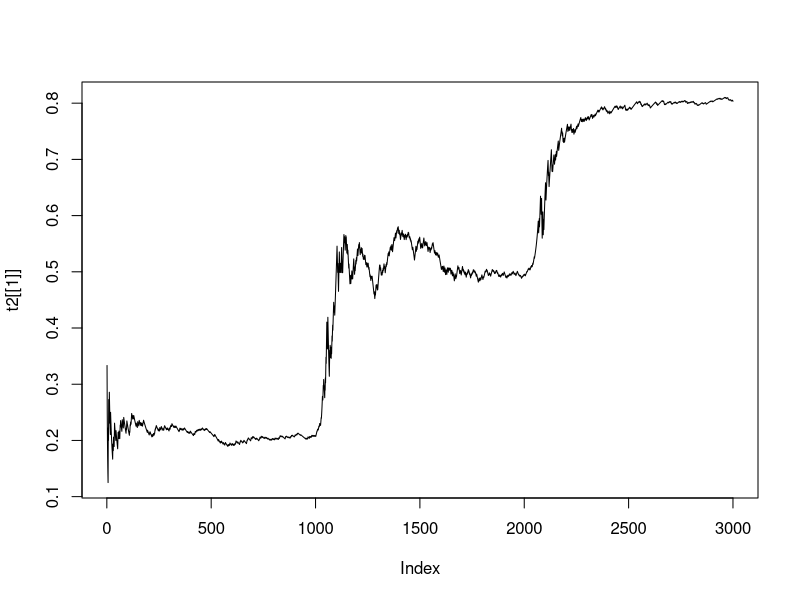
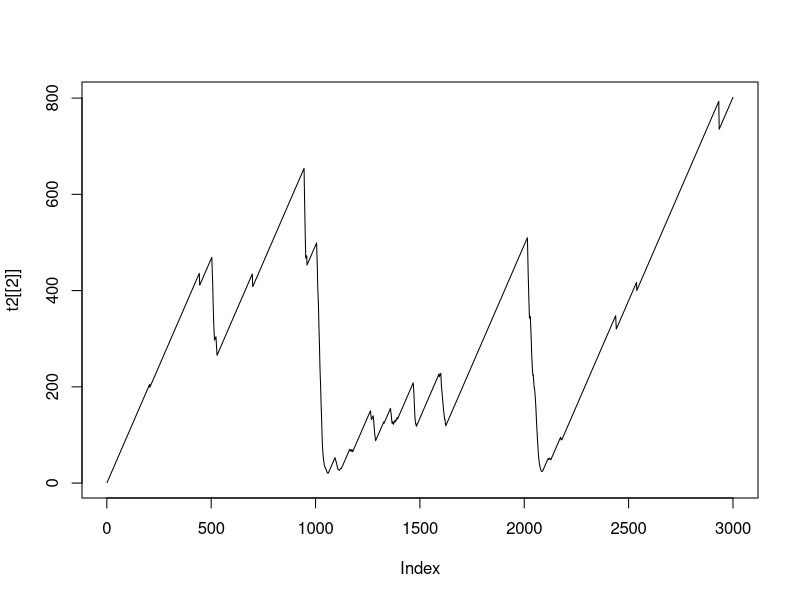
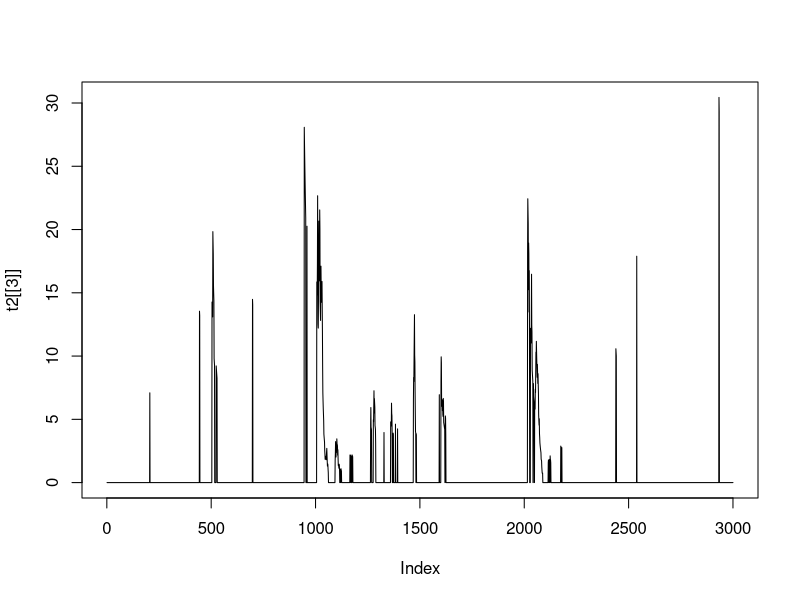
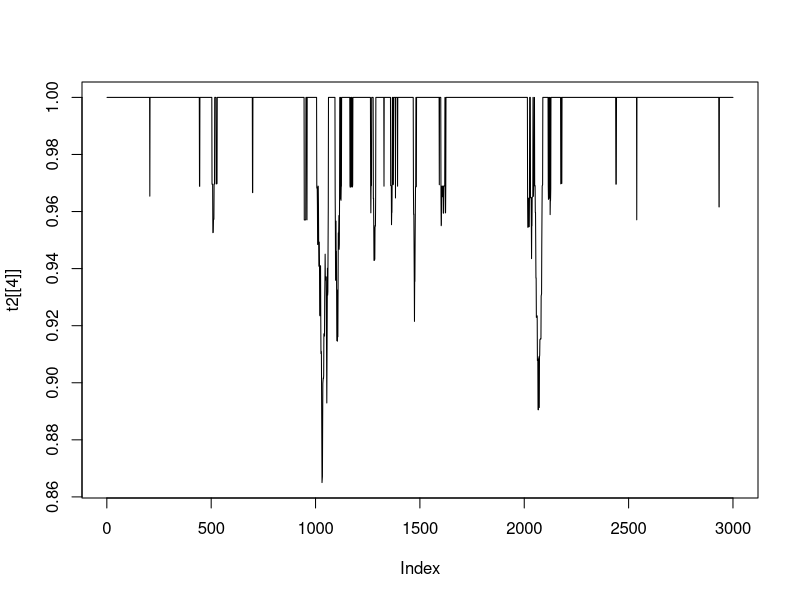

The R script that drew these images, in order:
# This function computes the odds P(nochange)/P(change) in two binomial sequences
# n1,n2 are the sample sizes of the sequences
# x1,x2 is the counting of 1s in the sequences
# The problem is solved with a Bayesian BDEu score with equivalent sample size s

computeoddsc <- function(n1,n2,x1,x2,s) {
  
  lgs4 <- lgamma(s/4)
  lgs2 <- lgamma(s/2)
  
change <-(lgamma(s/2) - lgamma(n1+s/2)     + 
            lgamma(x1+s/4 ) -  lgs4  +
            lgamma((n1-x1)+s/4 ) -  lgs4 +
          lgamma(s/2) - lgamma(n2+s/2)     + 
            lgamma(x2+s/4 ) -  lgs4  +
            lgamma((n2-x2)+s/4 ) -  lgs4
)

nochange <-  (lgamma(s) - lgamma(n1+n2+s) +
                lgamma(x1+x2 +s/2)  - lgs2 +
                lgamma(n1+n2-x1-x2+s/2) - lgs2
)


relative <- nochange-change


odd <- exp(relative) 
return(odd)

}

#simulate a series of binomial values with with t a vector
# of the different probability values and n the size of the sample for 
# each probability value (the same for all)

simulate <- function(n,t) {
x <- c()
  
for (r in t) {

x1<- rbinom(n,1,r)
x<-append(x,x1)

}
return(x)
}


# Function that estimates probabilities from a string x
# It returns a list with the estimations, the sample sizes, and the forgotten samples
# It contains a window of active values. It has a parameter n 
# for making the test: it compares the n last values with the n first
# values of the windos (it must have a size greater or equal to 2*n)
# if there are significant differences it removes the first n values
# of the window and repeats the test.

estimate1 <- function(x,n) {
  
y <- vector(,length(x))  
s   <- vector(,length(x))  
ro <-  vector(,length(x))  
l<-0
k<-1

for(i in 1:length(x)){
  
  if (i-k>=2*n-1) {
    test<- 1
    l<- 0
    
    while(test==1) {
      j1 = k+n-1
      j2 = i-n+1
      
      x1 = sum(x[k:j1])
      x2 = sum(x[j2:i])
      
      odd <- computeoddsc(n,n,x1,x2,4)
      
      if (odd <0.5) {k<-k+n
      l<- l+n
      if (i-k<2*n-1) {test<-0} 
      }
      else {
        test<-0
      }
    }
    
  }
  
  y[i]<-(sum(x[k:i])+1)/(i-k+1+2)
  s[i] <-  i-k+1
  ro[i] <- l
  
}

return(list(y,s,ro))

}



# Function that estimates probabilities from a string x
# It returns a list with the estimations, the sample sizes,  the forgotten samples, and the forgetting coefficients
# It makes statistical tests (goodness of fit) of the n1 last samples with respect to the
# estimations done on step i-n1. If test is meaningfull, then it multiplies the past samples by 
# a coefficient rho


estimate2 <- function(x,n1){

y <- vector(,length(x))  
s   <- vector(,length(x))  
ro <-  vector(,length(x))  
fg <- vector(,length(x)) 
r <- vector(,length(x))  

r[1]=x[1]
ro[1] = 1
s[1] = 1
y[1] = (r[1]+1)/(s[1]+2.0)
fg[1] = 0

for(i in 2:length(x)){

  if (i>n1) {
   
    pvalue <- binom.test(sum(x[(i-n1+1):i]),n1,y[i-n1])$p.value
  if(pvalue>0.05) {ro[i]<-1
  }
  else {ro[i] <- pvalue^{1/100}}
  }
  else {ro[i]<-1}
  r[i] <- r[i-1]*ro[i]+x[i]
  fg[i] <- s[i-1] * (1-ro[i])
  s[i]<-  s[i-1]*ro[i]+1
  y[i]<- (r[i]+1)/(s[i]+2.0)
  
}

return(list(y,s,fg,ro))

}

# Function test with initial simulated data and probability estimations
# It computes the averaged log likelihood of the observations with the estimations of the previous step

test <- function(x,y){
  l <- 0
  n <- length(x)
  for(i in 2:n){
    if(x[i]==1)
    {l <- l + log(y[i-1])} 
    else{ l<- l+  log(1-y[i-1])}
  }
  return(l/n)
  
}


x <- simulate(1000,c(0.2,0.5,0.8))
x

t <- estimate1(x,30)
t2 <- estimate2(x,30)

plot(t2[[1]],type='l')
plot(t2[[2]],type='l')
plot(t2[[3]],type='l')
plot(t2[[4]],type='l')

test(x,t[[1]])
test(x,t2[[1]])
